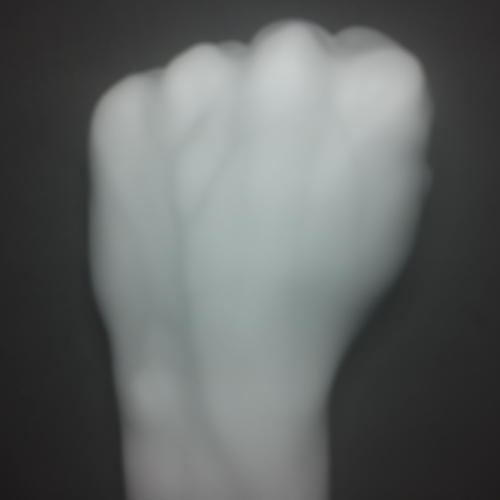
#> input picture image/1.png, 1000 x 1000 px (shown at 1/2 size)
$ python main.py
#> lines starting #> are read from the running program, lines starting #| are printed output that depends on the picture; after the words box and inside, x2 and y2 are one past the last pixel; in counts of white or black regions, pixels touching at a corner belong together
import argparse
from pathlib import Path

import cv2
import matplotlib.pyplot as plt
import numpy as np
from skimage import morphology
from skimage.filters import sato


BASE_DIR = Path(__file__).resolve().parent
DEFAULT_IMAGE_PATH = BASE_DIR / "image" / "1.png"
DEFAULT_SCALE_PERCENT = 50
BACKGROUND_THRESHOLD = 100
BACKGROUND_CLOSE_SIZE = 15
BACKGROUND_OPEN_SIZE = 5


def parse_args():
    parser = argparse.ArgumentParser(
        description="Xu ly anh ban tay va hien thi mask mach mau."
    )
    parser.add_argument(
        "--file",
        "-f",
        type=Path,
        default=DEFAULT_IMAGE_PATH,
        help=f"Duong dan anh input. Mac dinh: {DEFAULT_IMAGE_PATH}",
    )
    return parser.parse_args()


def read_image(image_path):
    image = cv2.imread(str(image_path))
    if image is None:
        raise FileNotFoundError(f"Khong doc duoc anh: {image_path}")
    return image


def resize_image(image, scale_percent=DEFAULT_SCALE_PERCENT):
    width = int(image.shape[1] * scale_percent / 100)
    height = int(image.shape[0] * scale_percent / 100)
    return cv2.resize(image, (width, height), interpolation=cv2.INTER_AREA)


def remove_background(image, threshold=BACKGROUND_THRESHOLD):
    """Mask grayscale input; also accept BGR for existing helper callers."""
    gray = image if image.ndim == 2 else cv2.cvtColor(image, cv2.COLOR_BGR2GRAY)
    _, hand_mask = cv2.threshold(gray, threshold, 255, cv2.THRESH_BINARY)
    hand_mask = cv2.morphologyEx(
        hand_mask,
        cv2.MORPH_CLOSE,
        np.ones((BACKGROUND_CLOSE_SIZE, BACKGROUND_CLOSE_SIZE), np.uint8),
    )
    hand_mask = cv2.morphologyEx(
        hand_mask,
        cv2.MORPH_OPEN,
        np.ones((BACKGROUND_OPEN_SIZE, BACKGROUND_OPEN_SIZE), np.uint8),
    )
    binary_mask = (hand_mask > 0).astype(np.uint8)
    background_removed_image = image * (
        binary_mask if image.ndim == 2 else binary_mask[:, :, np.newaxis]
    )
    return background_removed_image, binary_mask


def create_inner_hand_mask(hand_mask):
    mask_uint8 = (hand_mask * 255).astype(np.uint8)
    distance = cv2.distanceTransform(mask_uint8, cv2.DIST_L2, 5)
    inner_mask = np.zeros_like(mask_uint8)
    inner_mask[distance > 12] = 255
    return inner_mask


def enhance_grayscale(gray_image):
    """Apply first-stage CLAHE to an already grayscale, background-masked image."""
    clahe = cv2.createCLAHE(clipLimit=2.0, tileGridSize=(8, 8))
    enhanced_gray = clahe.apply(gray_image)
    return gray_image, enhanced_gray


def apply_sato_filter(gray_image):
    filtered = sato(
        gray_image,
        sigmas=range(1, 10),
        black_ridges=True,
        mode="constant",
        cval=0,
    )
    filtered = np.nan_to_num(filtered, nan=0.0, posinf=0.0, neginf=0.0)
    if filtered.max() > 0:
        filtered = filtered / filtered.max()
    return np.uint8(filtered * 255)


def enhance_contrast(image):
    clahe = cv2.createCLAHE(clipLimit=3.0, tileGridSize=(8, 8))
    return clahe.apply(image)


def preserve_edges(image):
    return cv2.edgePreservingFilter(
        image,
        flags=cv2.RECURS_FILTER,
        sigma_s=5,
        sigma_r=0.4,
    )


def phan_doan_lan_can(image, ksize):
    """Compute local thresholds in bulk, preserving the legacy pixel alignment."""
    rows, cols = image.shape
    padding = (ksize - 1) // 2
    padded_image = np.pad(image, (padding, padding), mode="reflect")
    padded_float = padded_image.astype(np.float64)
    integral = cv2.integral(padded_float)
    integral_sq = cv2.integral(padded_float * padded_float)
    y1 = np.arange(rows)
    x1 = np.arange(cols)
    # Clipping also preserves the original truncated windows for even ksize.
    y2 = np.minimum(y1 + ksize, padded_image.shape[0])
    x2 = np.minimum(x1 + ksize, padded_image.shape[1])
    area = (y2 - y1)[:, None] * (x2 - x1)[None, :]

    window_sum = (
        integral[np.ix_(y2, x2)] - integral[np.ix_(y1, x2)]
        - integral[np.ix_(y2, x1)] + integral[np.ix_(y1, x1)]
    )
    window_sum_sq = (
        integral_sq[np.ix_(y2, x2)] - integral_sq[np.ix_(y1, x2)]
        - integral_sq[np.ix_(y2, x1)] + integral_sq[np.ix_(y1, x1)]
    )
    local_mean = window_sum / area
    variance = np.maximum(window_sum_sq / area - local_mean * local_mean, 0)
    threshold = 20 * np.sqrt(variance) + np.mean(padded_image)
    # Keep the legacy top-left comparison; centering it would change the masks.
    return np.where(padded_image[:rows, :cols] > threshold, 255, 0).astype(np.uint8)


def clean_vein_mask(segmented_mask):
    mask_uint8 = segmented_mask.astype(np.uint8)
    kernel = np.ones((3, 3), np.uint8)
    opened_mask = cv2.morphologyEx(mask_uint8, cv2.MORPH_OPEN, kernel)

    num_labels, labels, stats, _ = cv2.connectedComponentsWithStats(
        opened_mask,
        connectivity=8,
    )
    clean_mask = np.zeros_like(opened_mask)

    for label in range(1, num_labels):
        area = stats[label, cv2.CC_STAT_AREA]
        if area > 50:
            clean_mask[labels == label] = 255

    return clean_mask


def resize_mask_to_image(mask, image):
    if image.shape[:2] == mask.shape:
        return mask
    return cv2.resize(mask, (image.shape[1], image.shape[0]))


def keep_inner_veins(vein_mask, inner_hand_mask):
    vein_mask = cv2.bitwise_and(
        vein_mask.astype(np.uint8),
        inner_hand_mask.astype(np.uint8),
    )
    vein_mask = cv2.morphologyEx(
        vein_mask,
        cv2.MORPH_OPEN,
        cv2.getStructuringElement(cv2.MORPH_ELLIPSE, (3, 3)),
    )
    vein_mask = morphology.remove_small_objects(
        vein_mask.astype(bool),
        min_size=40,
        connectivity=2,
    )
    return vein_mask.astype(np.uint8) * 255


def clear_bottom_border(vein_mask, border_rows=3):
    if border_rows < 0:
        raise ValueError("border_rows must be greater than or equal to 0")

    result = vein_mask.copy()
    if border_rows > 0:
        result[-min(border_rows, result.shape[0]) :, :] = 0
    return result


def create_vein_overlay(hand_image, vein_mask):
    red_layer = np.zeros_like(hand_image)
    red_layer[vein_mask == 255] = [0, 0, 255]
    return cv2.addWeighted(hand_image, 1.0, red_layer, 0.95, 0)


def process_image(image_path):
    original_image = read_image(image_path)
#> in read_image, image is the input picture: shape (1000, 1000, 3); mean B, G, R 100.5, 101.1, 97.6
    resized_image = resize_image(original_image)
    raw_gray_image = cv2.cvtColor(resized_image, cv2.COLOR_BGR2GRAY)
    gray_image, hand_mask = remove_background(raw_gray_image)
    # Preserve the BGR diagnostic output used by existing batch scripts.
    background_removed_image = resized_image * hand_mask[:, :, np.newaxis]
    inner_hand_mask = create_inner_hand_mask(hand_mask)

    gray_image, enhanced_gray = enhance_grayscale(gray_image)
    sato_image = apply_sato_filter(enhanced_gray)
    contrast_image = enhance_contrast(sato_image)
    edge_preserved_image = preserve_edges(contrast_image)

    resized_nir = cv2.resize(edge_preserved_image, (300, 300))
    vein_mask = phan_doan_lan_can(resized_nir, ksize=3)
    vein_mask = cv2.resize(vein_mask, (500, 500))
    vein_mask = clean_vein_mask(vein_mask)
    vein_mask = resize_mask_to_image(vein_mask, background_removed_image)
    inner_hand_mask = resize_mask_to_image(inner_hand_mask, background_removed_image)
    vein_mask = keep_inner_veins(vein_mask, inner_hand_mask)
    vein_mask = clear_bottom_border(vein_mask)
    clahe_bgr = cv2.cvtColor(enhanced_gray, cv2.COLOR_GRAY2BGR)
    overlay_image = create_vein_overlay(clahe_bgr, vein_mask)

    return {
        "resized_image": resized_image,
        "raw_gray_image": raw_gray_image,
        "background_removed_image": background_removed_image,
        "gray_image": gray_image,
        "enhanced_gray": enhanced_gray,
        "sato_image": sato_image,
        "contrast_image": contrast_image,
        "edge_preserved_image": edge_preserved_image,
        "vein_mask": vein_mask,
        "overlay_image": overlay_image,
    }


def show_gray(image, title, position):
    plt.subplot(position)
    plt.title(title)
    plt.imshow(image, cmap="gray")
    plt.axis("off")


def show_bgr(image, title, position):
    plt.subplot(position)
    plt.title(title)
    plt.imshow(cv2.cvtColor(image, cv2.COLOR_BGR2RGB))
    plt.axis("off")


def show_results(results):
    plt.figure()
    show_bgr(results["resized_image"], "Raw Image", 331)
    show_gray(results["raw_gray_image"], "Grayscale", 332)
    show_gray(results["gray_image"], "Background Removal", 333)
    show_gray(results["enhanced_gray"], "CLAHE 1", 334)
    show_gray(results["sato_image"], "SATO", 335)
    show_gray(results["contrast_image"], "CLAHE 2", 336)
    show_gray(results["edge_preserved_image"], "Edge-Preserving", 337)
    show_gray(results["vein_mask"], "Clean Vein Mask", 338)
    show_bgr(results["overlay_image"], "Vein Overlay", 339)
    plt.tight_layout()
    plt.show()


def main():
    args = parse_args()
    results = process_image(args.file)
#> in remove_background, `_, hand_mask = cv2.threshold(gray, threshold, 255, cv2.THRESH_BINARY)`:
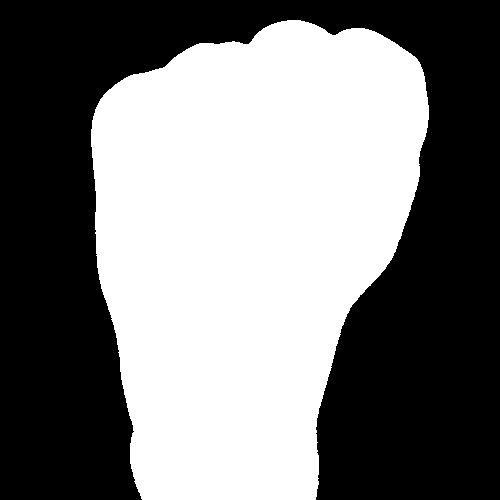
#> hand_mask: shape (500, 500); 48.2% white; 1 white region, box (x1, y1, x2, y2) and area: (91, 20, 429, 500) 120575
#> in remove_background, `hand_mask = cv2.morphologyEx( hand_mask, cv2.MORPH_CLOSE, np.ones((BAC..`: hand_mask: shape (500, 500); 48.3% white; 1 white region, box (x1, y1, x2, y2) and area: (91, 20, 429, 500) 120693
#> in remove_background, `hand_mask = cv2.morphologyEx( hand_mask, cv2.MORPH_OPEN, np.ones((BACK..`: hand_mask: shape (500, 500); 48.3% white; 1 white region, box (x1, y1, x2, y2) and area: (91, 20, 429, 500) 120690
#> in create_inner_hand_mask, `distance = cv2.distanceTransform(mask_uint8, cv2.DIST_L2, 5)`:
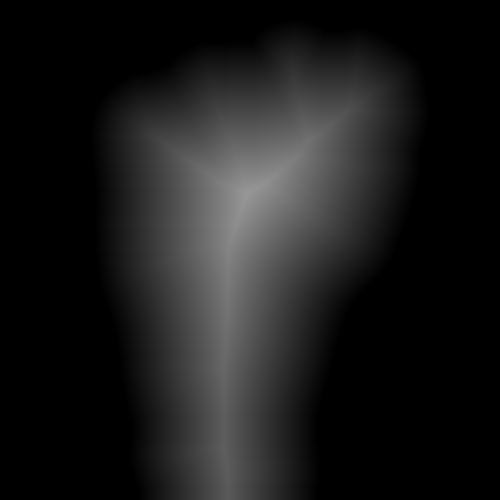
#> distance: shape (500, 500) float32; min 0, max 151.3, mean 27.1
#> in process_image, `inner_hand_mask = create_inner_hand_mask(hand_mask)`: inner_hand_mask: shape (500, 500); 42.5% white; 1 white region, box (x1, y1, x2, y2) and area: (103, 32, 417, 500) 106184
#> in phan_doan_lan_can, `integral = cv2.integral(padded_float)`:
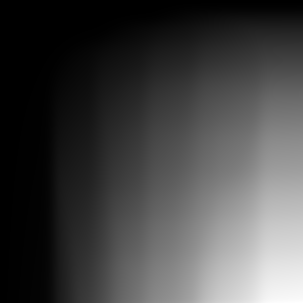
#> integral: shape (303, 303) float64; min 0, max 3544960, mean 950849.8; drawn with min black and max white
#> in phan_doan_lan_can, `return np.where(padded_image[:rows, :cols] > threshold, 255, 0).astype..`: returned value: shape (300, 300); 4.5% white; 32 white regions (21 under 20 px), largest, box (x1, y1, x2, y2) and area: (50, 7, 263, 300) 2501, (100, 70, 144, 295) 666, (190, 18, 201, 70) 239
#> in clean_vein_mask, `num_labels, labels, stats, _ = cv2.connectedComponentsWithStats( opene..`:
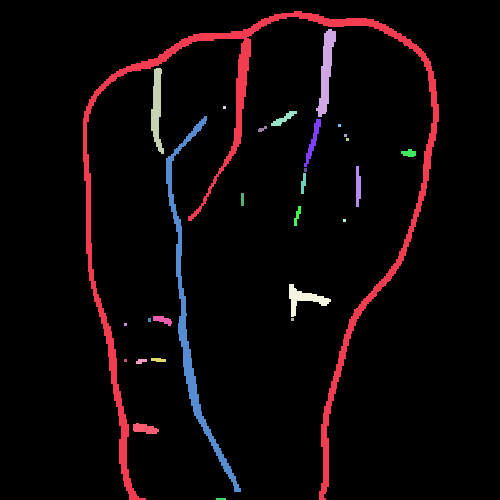
#> labels: shape (500, 500) int32; 29 distinct labels, from 0 to 28; one colour per label, 0 black
#> in clean_vein_mask, `num_labels, labels, stats, _ = cv2.connectedComponentsWithStats( opene..`: num_labels = 29; stats = 29 rows, first 6: [0, 0, 500, 500, 234928], [83, 11, 356, 489, 9317], [316, 29, 20, 88, 800], [151, 68, 13, 86, 634], [223, 106, 3, 3, 9], [271, 111, 26, 15, 145]
#> the loop in clean_vein_mask, `for label in range(1, num_labels):` made 28 passes
#> area on passes 1, 2, 3, 5, 6, 7, 9, 12, 13, 15, 16, 17: 9317, 800, 634, 145, 2489, 240, 30, 85, 169, 73, 39, 68
#> after the loop in clean_vein_mask, `for label in range(1, num_labels):`:
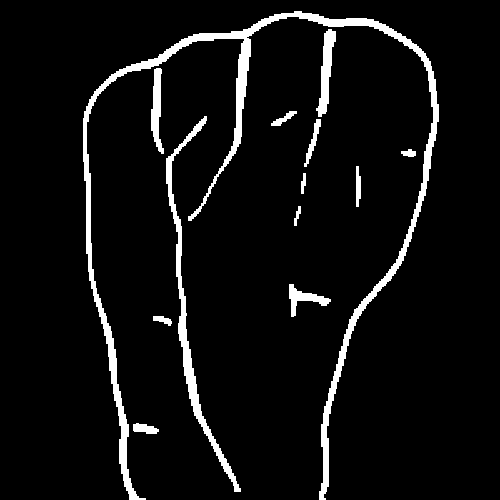
#> clean_mask: shape (500, 500); 5.9% white; 13 white regions, largest, box (x1, y1, x2, y2) and area: (83, 11, 439, 500) 9317, (166, 116, 241, 492) 2489, (316, 29, 336, 117) 800
#> in keep_inner_veins, `vein_mask = cv2.bitwise_and( vein_mask.astype(np.uint8), inner_hand_ma..`: vein_mask: shape (500, 500); 2.5% white; 13 white regions, largest, box (x1, y1, x2, y2) and area: (166, 116, 241, 492) 2489, (188, 54, 251, 221) 1141, (316, 42, 334, 117) 656
#> in keep_inner_veins, `vein_mask = cv2.morphologyEx( vein_mask, cv2.MORPH_OPEN, cv2.getStruct..`: vein_mask: shape (500, 500); 2.4% white; 15 white regions, largest, box (x1, y1, x2, y2) and area: (166, 116, 241, 492) 2405, (218, 54, 251, 174) 926, (316, 42, 334, 117) 644
#> in create_vein_overlay, `return cv2.addWeighted(hand_image, 1.0, red_layer, 0.95, 0)`:
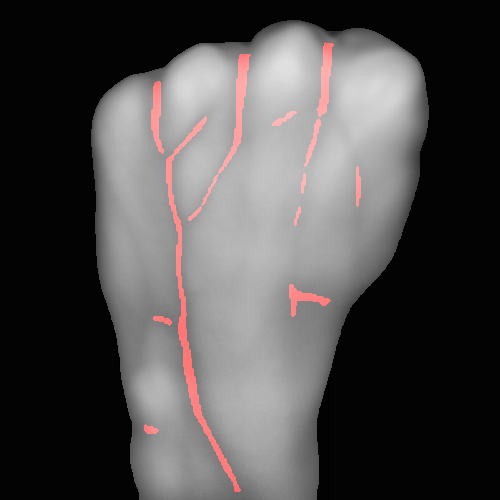
#> returned value: shape (500, 500, 3); mean of channels 0, 1, 2 76.7, 76.7, 79.3; drawn as B, G, R
#> results = 10 items
    show_results(results)
#> in show_results, `plt.show()`:
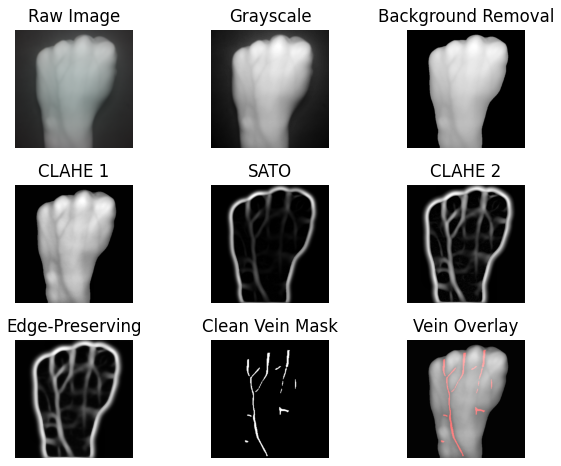
#> figure drawn by matplotlib, 9 panels


if __name__ == "__main__":
    main()

$ run again, with image/11.png copied over image/1.png
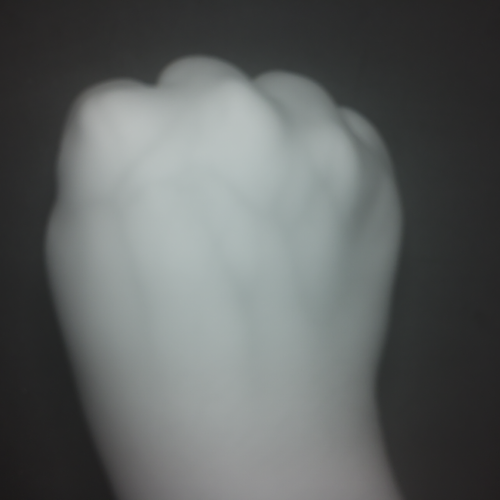
#> input picture image/11.png, 1000 x 1000 px (shown at 1/2 size)
#> in read_image, image is the input picture: shape (1000, 1000, 3); mean B, G, R 98.8, 99.5, 95.8
#> binary_mask: shape (500, 500); values 0 (black) and 1 (white), 49.1% white; 1 white region, box (x1, y1, x2, y2) and area: (53, 58, 396, 500) 122875
#> inner_hand_mask: shape (500, 500); 43.8% white; 1 white region, box (x1, y1, x2, y2) and area: (65, 70, 384, 500) 109443
#> in clean_vein_mask, `num_labels, labels, stats, _ = cv2.connectedComponentsWithStats( opene..`:
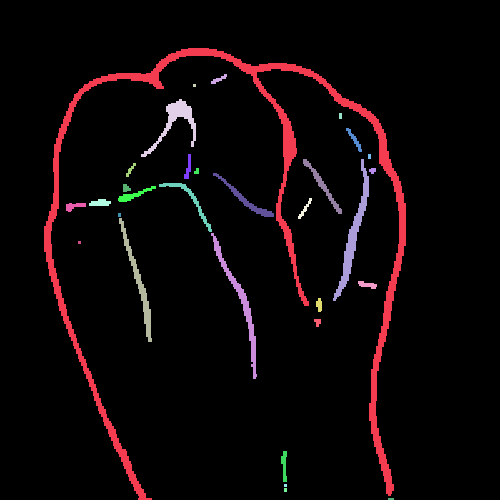
#> labels: shape (500, 500) int32; 32 distinct labels, from 0 to 31; one colour per label, 0 black
#> num_labels = 32; stats = 32 rows, first 6: [0, 0, 500, 500, 234956], [44, 48, 362, 452, 9550], [211, 74, 16, 10, 63], [193, 84, 3, 3, 9], [141, 99, 55, 58, 701], [339, 113, 3, 6, 18]
#> the loop in clean_vein_mask, `for label in range(1, num_labels):` made 31 passes
#> area on passes 1, 2, 4, 6, 7, 9, 10, 11: 9550, 63, 701, 104, 93, 317, 1004, 48
#> in create_vein_overlay, `return cv2.addWeighted(hand_image, 1.0, red_layer, 0.95, 0)`:
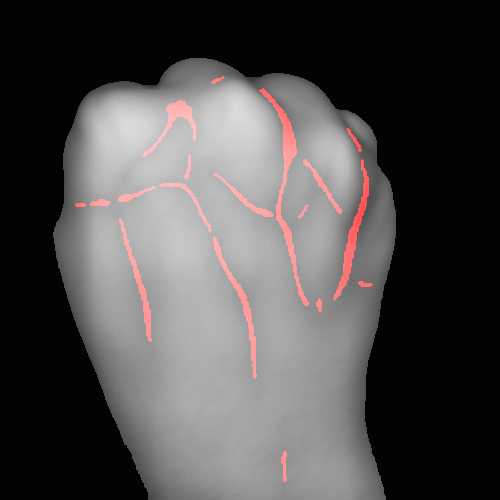
#> returned value: shape (500, 500, 3); mean of channels 0, 1, 2 77.4, 77.4, 80; drawn as B, G, R
#> results = 10 items
